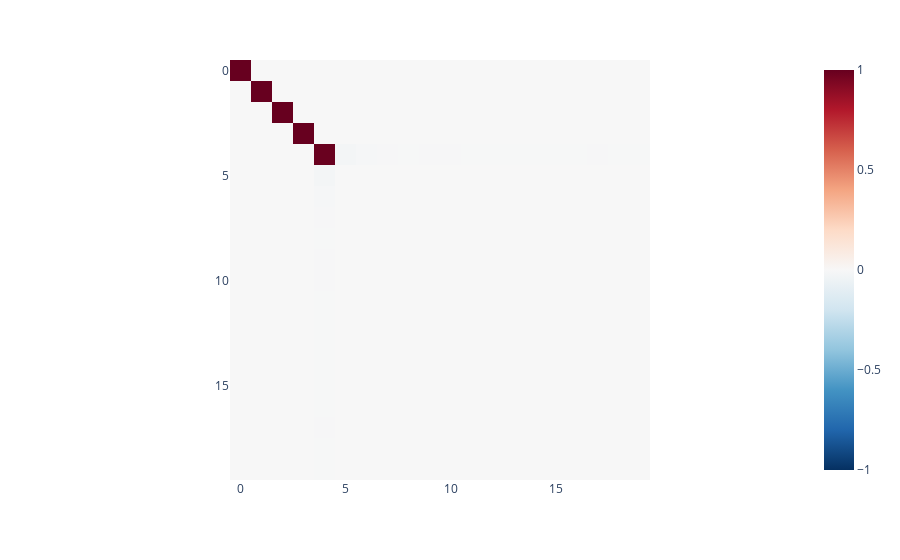
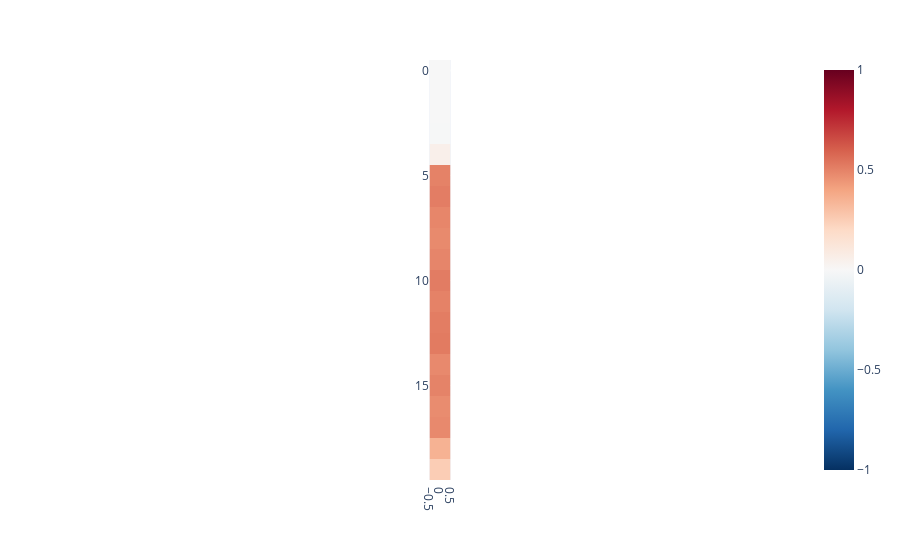

Write notebook code for charts like these, in order.
### Code cell
w1 = model.layer1.weight
w2 = model.layer2.weight
b1 = model.layer1.bias
b2 = model.layer2.bias
visualise_tensor(torch.transpose(w1,0,1)@w1)
visualise_tensor(b2.data.reshape(-1,1))

### Figure 1 — Plotly figure (JSON) as saved in the notebook; plotly's stock layout.template omitted (floating-point values rounded to 4 significant figures; data arrays with more than 128 entries replaced by an {"elided": "..."} marker saying what was removed)
{"data": [{"coloraxis": "coloraxis", "hovertemplate": "x: %{x}<br>y: %{y}<br>color: %{z}<extra></extra>", "name": "0", "type": "heatmap", "xaxis": "x", "yaxis": "y", "z": {"elided": "20x20 float values"}}], "layout": {"coloraxis": {"cmax": 1, "cmin": -1, "colorscale": [[0, "rgb(5,48,97)"], [0.1, "rgb(33,102,172)"], [0.2, "rgb(67,147,195)"], [0.3, "rgb(146,197,222)"], [0.4, "rgb(209,229,240)"], [0.5, "rgb(247,247,247)"], [0.6, "rgb(253,219,199)"], [0.7, "rgb(244,165,130)"], [0.8, "rgb(214,96,77)"], [0.9, "rgb(178,24,43)"], [1, "rgb(103,0,31)"]]}, "margin": {"t": 60}, "xaxis": {"anchor": "y", "constrain": "domain", "domain": [0, 1], "scaleanchor": "y"}, "yaxis": {"anchor": "x", "autorange": "reversed", "constrain": "domain", "domain": [0, 1]}}}

### Figure 2 — Plotly figure (JSON) as saved in the notebook; plotly's stock layout.template omitted (floating-point values rounded to 4 significant figures)
{"data": [{"coloraxis": "coloraxis", "hovertemplate": "x: %{x}<br>y: %{y}<br>color: %{z}<extra></extra>", "name": "0", "type": "heatmap", "xaxis": "x", "yaxis": "y", "z": [[0.0003621], [0.0005011], [-0.0003907], [-0.002757], [0.05382], [0.5026], [0.5147], [0.4892], [0.4776], [0.4914], [0.5181], [0.5027], [0.5155], [0.5227], [0.4804], [0.4975], [0.4726], [0.4803], [0.3519], [0.2522]]}], "layout": {"coloraxis": {"cmax": 1, "cmin": -1, "colorscale": [[0, "rgb(5,48,97)"], [0.1, "rgb(33,102,172)"], [0.2, "rgb(67,147,195)"], [0.3, "rgb(146,197,222)"], [0.4, "rgb(209,229,240)"], [0.5, "rgb(247,247,247)"], [0.6, "rgb(253,219,199)"], [0.7, "rgb(244,165,130)"], [0.8, "rgb(214,96,77)"], [0.9, "rgb(178,24,43)"], [1, "rgb(103,0,31)"]]}, "margin": {"t": 60}, "xaxis": {"anchor": "y", "constrain": "domain", "domain": [0, 1], "scaleanchor": "y"}, "yaxis": {"anchor": "x", "autorange": "reversed", "constrain": "domain", "domain": [0, 1]}}}
